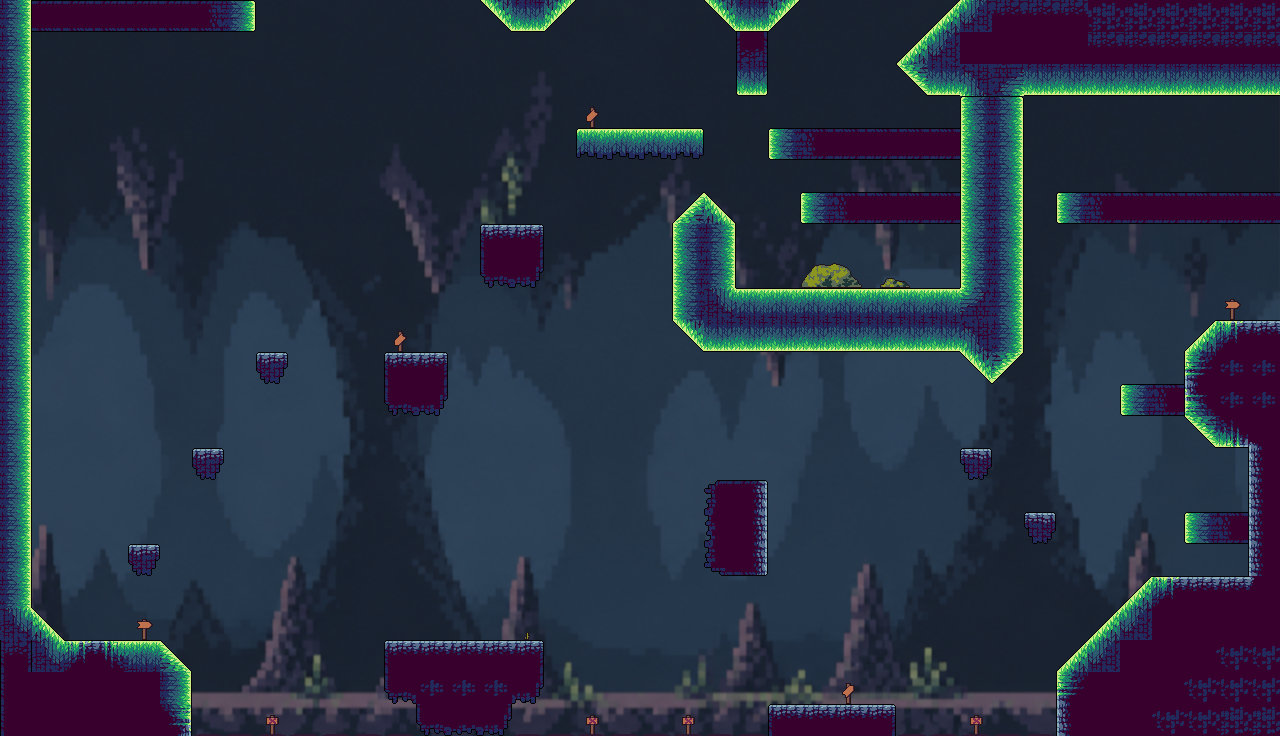

Below is a game level as drawn by its tile map, then a one-line description and the .tmx file that defines it, in full:
An orthogonal 40x23 tile map with 32x32 px tiles, 2 tile layers (Capa de patrones 2, Platforms), 5 tilesets, 1 image layer.

<map version="1.10" tiledversion="1.12.1" orientation="orthogonal" renderorder="right-down" width="40" height="23" tilewidth="32" tileheight="32" infinite="0" nextlayerid="4" nextobjectid="1">
 <tileset firstgid="1" source="Tileset_Tierra_.tsx" />
 <tileset firstgid="97" source="Tileset_Tierra_girado.tsx" />
 <tileset firstgid="193" source="Decoracion/Señales.tsx" />
 <tileset firstgid="205" source="Decoracion/Arbustos.tsx" />
 <tileset firstgid="241" source="Decoracion/Hierba.tsx" />
 <imagelayer id="2" name="Capa de Imagen 1">
  <image source="../Mapas/Tierra abajo.png" width="1280" height="736" />
 </imagelayer>
 <layer id="3" name="Capa de patrones 2" width="40" height="23">
  <data encoding="csv">
0,0,0,0,0,0,0,0,0,0,0,0,0,0,0,0,0,0,0,0,0,0,0,0,0,0,0,0,0,0,0,0,0,0,0,0,0,0,0,0,
0,0,0,0,0,0,0,0,0,0,0,0,0,0,0,0,0,0,0,0,0,0,0,0,0,0,0,0,0,0,0,0,0,0,0,0,0,0,0,0,
0,0,0,0,0,0,0,0,0,0,0,0,0,0,0,0,0,0,0,0,0,0,0,0,0,0,0,0,0,0,0,0,0,0,0,0,0,0,0,0,
0,0,0,0,0,0,0,0,0,0,0,0,0,0,0,0,0,0,202,0,0,0,0,0,0,0,0,0,0,0,0,0,0,0,0,0,0,0,0,0,
0,0,0,0,0,0,0,0,0,0,0,0,0,0,0,0,0,0,0,0,0,0,0,0,0,0,0,0,0,0,0,0,0,0,0,0,0,0,0,0,
0,0,0,0,0,0,0,0,0,0,0,0,0,0,0,0,0,0,0,0,0,0,0,0,0,0,0,0,0,0,0,0,0,0,0,0,0,0,0,0,
0,0,0,0,0,0,0,0,0,0,0,0,0,0,0,0,0,0,0,0,0,0,0,0,0,0,0,0,0,0,0,0,0,0,0,0,0,0,0,0,
0,0,0,0,0,0,0,0,0,0,0,0,0,0,0,0,0,0,0,0,0,0,0,0,0,0,0,0,0,0,0,0,0,0,0,0,0,0,0,0,
0,0,0,0,0,0,0,0,0,0,0,0,0,0,0,0,0,0,0,0,0,0,0,0,0,213,214,215,216,0,0,0,0,0,0,0,0,0,0,0,
0,0,0,0,0,0,0,0,0,0,0,0,0,0,0,0,0,0,0,0,0,0,0,0,0,0,0,0,0,0,0,0,0,0,0,0,0,0,193,0,
0,0,0,0,0,0,0,0,0,0,0,0,202,0,0,0,0,0,0,0,0,0,0,0,0,0,0,0,0,0,0,0,0,0,0,0,0,0,0,0,
0,0,0,0,0,0,0,0,0,0,0,0,0,0,0,0,0,0,0,0,0,0,0,0,0,0,0,0,0,0,0,0,0,0,0,0,0,0,0,0,
0,0,0,0,0,0,0,0,0,0,0,0,0,0,0,0,0,0,0,0,0,0,0,0,0,0,0,0,0,0,0,0,0,0,0,0,0,0,0,0,
0,0,0,0,0,0,0,0,0,0,0,0,0,0,0,0,0,0,0,0,0,0,0,0,0,0,0,0,0,0,0,0,0,0,0,0,0,0,0,0,
0,0,0,0,0,0,0,0,0,0,0,0,0,0,0,0,0,0,0,0,0,0,0,0,0,0,0,0,0,0,0,0,0,0,0,0,0,0,0,0,
0,0,0,0,0,0,0,0,0,0,0,0,0,0,0,0,0,0,0,0,0,0,0,0,0,0,0,0,0,0,0,0,0,0,0,0,0,0,0,0,
0,0,0,0,0,0,0,0,0,0,0,0,0,0,0,0,0,0,0,0,0,0,0,0,0,0,0,0,0,0,0,0,0,0,0,0,0,0,0,0,
0,0,0,0,0,0,0,0,0,0,0,0,0,0,0,0,0,0,0,0,0,0,0,0,0,0,0,0,0,0,0,0,0,0,0,0,0,0,0,0,
0,0,0,0,0,0,0,0,0,0,0,0,0,0,0,0,0,0,0,0,0,0,0,0,0,0,0,0,0,0,0,0,0,0,0,0,0,0,0,0,
0,0,0,0,193,0,0,0,0,0,0,0,0,0,0,0,0,0,0,0,0,0,0,0,0,0,0,0,0,0,0,0,0,0,0,0,0,0,0,0,
0,0,0,0,0,0,0,0,0,0,0,0,0,0,0,0,0,0,0,0,0,0,0,0,0,0,0,0,0,0,0,0,0,0,0,0,0,0,0,0,
0,0,0,0,0,0,0,0,0,0,0,0,0,0,0,0,0,0,0,0,0,0,0,0,0,0,198,0,0,0,0,0,0,0,0,0,0,0,0,0,
0,0,0,0,0,0,0,0,201,0,0,0,0,0,0,0,0,0,201,0,0,201,0,0,0,0,0,0,0,0,201,0,0,0,0,0,0,0,0,0
</data>
 </layer>
 <layer id="1" name="Platforms" width="40" height="23">
  <data encoding="csv">
112,188,188,188,188,188,135,136,0,0,0,0,0,0,0,1073741867,3221225474,3221225515,0,0,0,0,1073741867,3221225474,3221225515,0,0,0,0,43,55,14,14,14,38,38,38,38,38,38,
112,0,0,0,0,0,0,0,0,0,0,0,0,0,0,0,0,0,0,0,0,0,0,3221225489,0,0,0,0,43,55,4,4,4,4,14,14,14,14,14,14,
112,0,0,0,0,0,0,0,0,0,0,0,0,0,0,0,0,0,0,0,0,0,0,3221225477,0,0,0,0,1610612779,3221225474,2684354700,140,3221225474,3221225474,3221225474,3221225474,3221225474,3221225474,3221225474,3221225474,
112,0,0,0,0,0,0,0,0,0,0,0,0,0,0,0,0,0,0,0,0,0,0,0,0,0,0,0,0,0,2147483752,104,0,0,0,0,0,0,0,0,
112,0,0,0,0,0,0,0,0,0,0,0,0,0,0,0,0,0,49,50,50,51,0,0,3221225608,3221225607,3221225660,3221225660,3221225660,3221225660,3221225584,112,0,0,0,0,0,0,0,0,
112,0,0,0,0,0,0,0,0,0,0,0,0,0,0,0,0,0,0,0,0,0,0,0,0,0,0,0,0,0,3221225584,112,0,0,0,0,0,0,0,0,
112,0,0,0,0,0,0,0,0,0,0,0,0,0,0,0,0,0,0,0,0,1610612778,42,0,0,3221225608,3221225607,3221225660,3221225660,3221225660,3221225584,112,0,3221225608,3221225607,3221225660,3221225660,3221225660,3221225660,3221225660,
112,0,0,0,0,0,0,0,0,0,0,0,0,0,0,9,12,0,0,0,0,3221225584,112,0,0,0,0,0,0,0,3221225584,112,0,0,0,0,0,0,0,0,
112,0,0,0,0,0,0,0,0,0,0,0,0,0,0,56,58,0,0,0,0,3221225584,112,0,0,0,0,0,0,0,3221225584,112,0,0,0,0,0,0,0,0,
112,0,0,0,0,0,0,0,0,0,0,0,0,0,0,0,0,0,0,0,0,3221225584,54,2,2,2,2,2,2,2,3221225612,112,0,0,0,0,0,0,0,0,
112,0,0,0,0,0,0,0,0,0,0,0,0,0,0,0,0,0,0,0,0,3221225514,3221225474,3221225474,3221225474,3221225474,3221225474,3221225474,3221225474,3221225474,2684354700,112,0,0,0,0,0,43,34,10,
112,0,0,0,0,0,0,0,47,0,0,0,9,12,0,0,0,0,0,0,0,0,0,0,0,0,0,0,0,0,2684354701,141,0,0,0,0,0,1610612769,40,40,
112,0,0,0,0,0,0,0,0,0,0,0,56,58,0,0,0,0,0,0,0,0,0,0,0,0,0,0,0,0,0,0,0,0,0,3221225608,3221225607,1610612770,40,40,
112,0,0,0,0,0,0,0,0,0,0,0,0,0,0,0,0,0,0,0,0,0,0,0,0,0,0,0,0,0,0,0,0,0,0,0,0,1610612779,3221225505,1610612772,
112,0,0,0,0,0,47,0,0,0,0,0,0,0,0,0,0,0,0,0,0,0,0,0,0,0,0,0,0,0,2147483695,0,0,0,0,0,0,0,0,3221225648,
112,0,0,0,0,0,0,0,0,0,0,0,0,0,0,0,0,0,0,0,0,0,156,168,0,0,0,0,0,0,0,0,0,0,0,0,0,0,0,3221225648,
112,0,0,0,0,0,0,0,0,0,0,0,0,0,0,0,0,0,0,0,0,0,164,176,0,0,0,0,0,0,0,0,2147483695,0,0,0,0,3221225608,3221225607,3221225648,
112,0,0,0,47,0,0,0,0,0,0,0,0,0,0,0,0,0,0,0,0,0,172,192,0,0,0,0,0,0,0,0,0,0,0,0,0,0,0,3221225648,
112,0,0,0,0,0,0,0,0,0,0,0,0,0,0,0,0,0,0,0,0,0,0,0,0,0,0,0,0,0,0,0,0,0,0,43,34,10,10,36,
54,42,0,0,0,0,0,0,0,0,0,0,0,0,0,0,250,0,0,0,0,0,0,0,0,0,0,0,0,0,0,0,0,0,43,55,4,4,4,4,
17,54,34,33,2,2684354603,0,0,0,0,0,0,9,10,10,10,12,0,0,0,0,0,0,0,0,0,0,0,0,0,0,0,0,43,55,4,4,4,39,39,
61,4,4,4,4,2684354562,0,0,0,0,0,0,56,40,40,40,58,0,0,0,0,0,0,0,0,0,0,0,0,0,0,0,0,1610612769,4,4,4,39,39,39,
61,4,4,4,4,2684354594,90,90,90,90,90,90,90,56,57,58,90,90,90,90,90,90,90,90,9,10,10,12,90,90,90,90,90,1610612746,4,4,39,39,38,38
</data>
 </layer>
</map>
